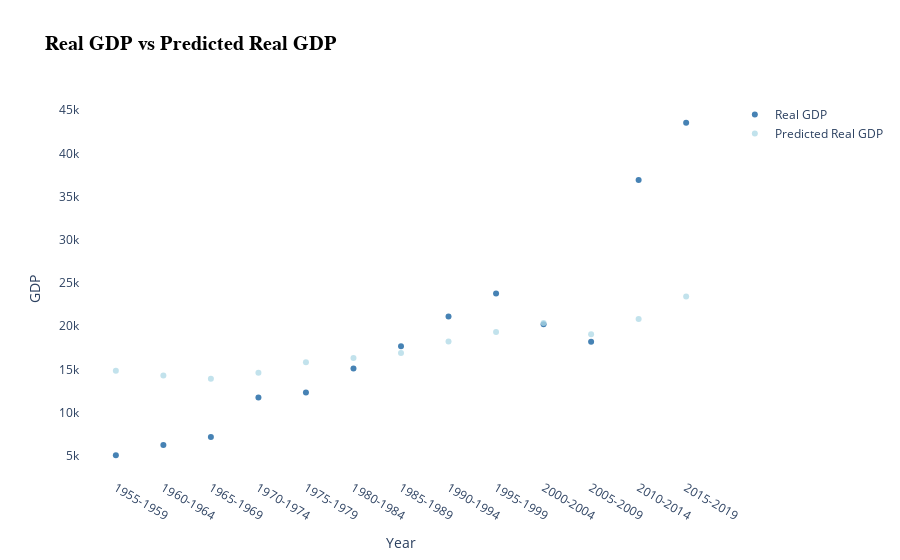

Notebook source saved alongside this figure:
### Code cell
# Actual Real GDP vs Predicted Real GDP 
import plotly.graph_objs as go

# Scatter plot for Real GDP
scatter_real_gdp = go.Scatter(
    x=zim_grouped_df['Year'],
    y=zim_grouped_df['Real GDP'],
    mode='markers',
    name='Real GDP',
    marker=dict(color='#4682B4')
)

# Scatter plot for Predicted Real GDP
scatter_predicted_gdp = go.Scatter(
    x=zim_grouped_df['Year'],
    y=zim_grouped_df['Predicted_Real_GDP'],
    mode='markers',
    name='Predicted Real GDP',
    marker=dict(color='#ADD8E6', opacity=0.75)
)

# Create layout
layout = go.Layout(
    title='Real GDP vs Predicted Real GDP',
    xaxis=dict(title='Year', tickformat='%Y'),
    yaxis=dict(title='GDP')
)

# Create figure and add scatter plots
fig = go.Figure(data=[scatter_real_gdp, scatter_predicted_gdp], layout=layout)

fig.update_layout(
    plot_bgcolor='rgba(0,0,0,0)',
    title_font=dict(family='sans-serif', size=20, color='black', weight='bold')
)

# Show the figure
fig.show()

### Figure 1 — Plotly figure (JSON) as saved in the notebook; plotly's stock layout.template omitted (floating-point values rounded to 4 significant figures)
{"data": [{"marker": {"color": "#4682B4"}, "mode": "markers", "name": "Real GDP", "type": "scatter", "x": ["1955-1959", "1960-1964", "1965-1969", "1970-1974", "1975-1979", "1980-1984", "1985-1989", "1990-1994", "1995-1999", "2000-2004", "2005-2009", "2010-2014", "2015-2019"], "y": [5065.0, 6277.0, 7185.0, 11750.0, 12320.0, 15100.0, 17690.0, 21140.0, 23800.0, 20230.0, 18200.0, 36930.0, 43560.0]}, {"marker": {"color": "#ADD8E6", "opacity": 0.75}, "mode": "markers", "name": "Predicted Real GDP", "type": "scatter", "x": ["1955-1959", "1960-1964", "1965-1969", "1970-1974", "1975-1979", "1980-1984", "1985-1989", "1990-1994", "1995-1999", "2000-2004", "2005-2009", "2010-2014", "2015-2019"], "y": [14840.0, 14300.0, 13920.0, 14630.0, 15830.0, 16330.0, 16920.0, 18230.0, 19350.0, 20390.0, 19060.0, 20840.0, 23440.0]}], "layout": {"plot_bgcolor": "rgba(0,0,0,0)", "title": {"font": {"color": "black", "family": "sans-serif", "size": 20, "weight": "bold"}, "text": "Real GDP vs Predicted Real GDP"}, "xaxis": {"tickformat": "%Y", "title": {"text": "Year"}}, "yaxis": {"title": {"text": "GDP"}}}}
